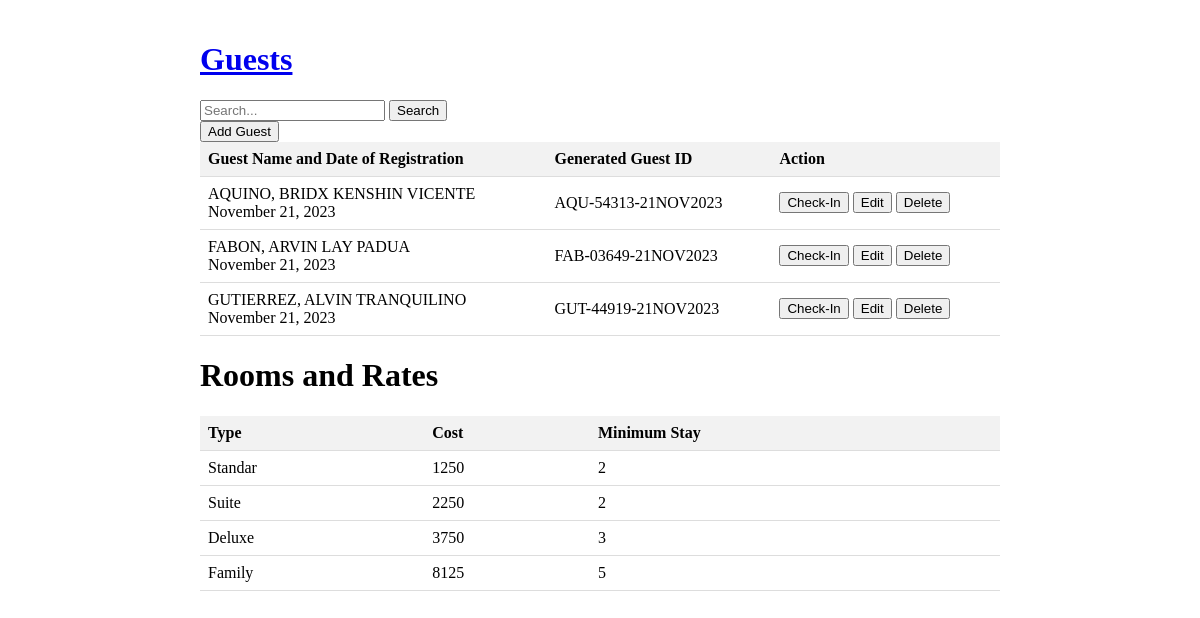
The page / on the database its author committed.
### tables this page shows
CREATE TABLE `guests` (
  `gen_id` varchar(150) NOT NULL,
  `last_name` varchar(150) NOT NULL,
  `first_name` varchar(150) NOT NULL,
  `mid_name` varchar(150) NOT NULL,
  `type` tinyint(4) NOT NULL DEFAULT 0,
  `dor` date NOT NULL,
  `guest_id` int(11) NOT NULL
);

CREATE TABLE `rooms` (
  `room_id` int(11) NOT NULL,
  `type` varchar(50) NOT NULL,
  `cost` int(11) NOT NULL,
  `stay` int(11) NOT NULL
);

### index.php (the view, shortened to what this page needs)
<?php
require_once("dbConnection.php");
if (isset($_POST['search'])) {
    $searchTerm = mysqli_real_escape_string($mysqli, $_POST['search_term']);
    $query = "SELECT * FROM guests WHERE first_name LIKE '%$searchTerm%' OR mid_name LIKE '%$searchTerm%' OR last_name LIKE '%$searchTerm%' OR gen_id LIKE '%$searchTerm%'";
} else {
    $query = "SELECT * FROM guests";
}
$result = mysqli_query($mysqli, $query);
$rooms = mysqli_query($mysqli, "SELECT * FROM `rooms`");
?>
<!DOCTYPE html>
<html lang="en">
<head>
    <link rel="stylesheet" href="style.css">
</head>
<body>
    <a href="index.php"><h1>Guests</h1></a>
    <form method="POST">
        <input type="text" name="search_term" placeholder="Search...">
        <button type="submit" name="search">Search</button>
    </form>
    <a href="add.php"><button>Add Guest</button></a>
    <table>
        <thead>
            <tr>
                <th>Guest Name and Date of Registration</th>
                <th>Generated Guest ID</th>
                <th>Action</th>
            </tr>
        </thead>
        <tbody>
        <?php
        while($res = mysqli_fetch_assoc($result)){
            echo "<tr>";
            echo "<td>".$res['last_name'].", ".$res['first_name']." ".$res['mid_name']." <br> ".date('F j, Y', strtotime($res['dor']))."</td>";
            echo "<td>".$res['gen_id']."</td>";
            echo "<td>
            <a href=\"book.php?id=$res[guest_id]\"><button>Check-In</button></a>
            <a href=\"edit.php?id=$res[guest_id]\"><button>Edit</button></a>
            <a href=\"delete.php?id=$res[guest_id]\" onClick=\"return confirm('Are you sure you want to delete?')\"><button>Delete</button></a>
            </td>";
            echo "</tr>";
        }
        ?>
        </tbody>
    </table>
    <h1>Rooms and Rates</h1>
    <table>
        <thead>
            <tr>
                <th>Type</th>
                <th>Cost</th>
                <th>Minimum Stay</th>
            </tr>
        </thead>
        <tbody>
            <?php
            while($rm = mysqli_fetch_assoc($rooms)){
                echo"<tr>";
                echo"<td>".$rm['type']."</td>";
                echo"<td>".$rm['cost']."</td>";
                echo"<td>".$rm['stay']."</td>";
                echo"</tr>";
            }
            ?>
        </tbody>
    </table>
</body>
</html>

### style.css (style rules this page uses)
body { max-width: 800px; margin: 0 auto; padding: 20px; }
table { width: 100%; border-collapse: collapse; }
th, td { padding: 8px; text-align: left; border-bottom: 1px solid #ddd; }
th { background-color: #f2f2f2; }

### rows shown on the page
guests: last_name "AQUINO", first_name "BRIDX KENSHIN", mid_name "VICENTE", dor "November 21, 2023", gen "AQU-54313-21NOV2023"
guests: last_name "FABON", first_name "ARVIN LAY", mid_name "PADUA", dor "November 21, 2023", gen "FAB-03649-21NOV2023"
guests: last_name "GUTIERREZ", first_name "ALVIN", mid_name "TRANQUILINO", dor "November 21, 2023", gen "GUT-44919-21NOV2023"
rooms: type "Standar", cost "1250", stay "2"
rooms: type "Suite", cost "2250", stay "2"
rooms: type "Deluxe", cost "3750", stay "3"
rooms: type "Family", cost "8125", stay "5"
